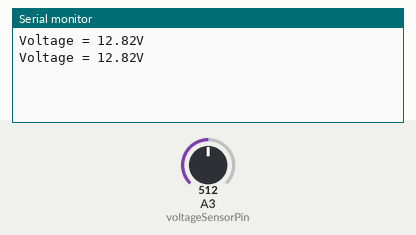
Bench run of a sketch on a simulated Arduino Uno, built with avr-gcc and run on an emulated ATmega328P. Parts: the last lines printed to the serial monitor. Inputs (shaded band) come from the test bench; at power-on: A3 (voltageSensorPin) = 512.

Above: at 1.8 s.
1.9 s: A3 (voltageSensorPin) set to 716
At 2.8 s:
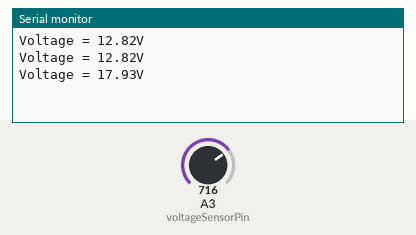
3.4 s: A3 (voltageSensorPin) set to 900
At 4.8 s:
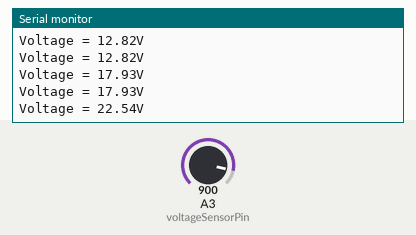
Timing chart, 0 to 6.4 s (numbered marks = the images above; inputs shaded):
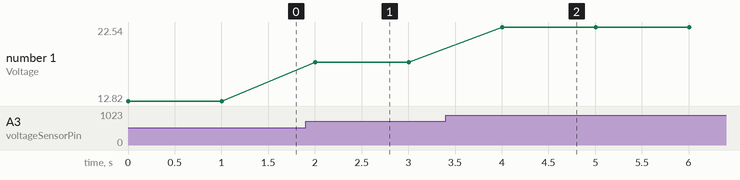

Measured:
- after the input at 1.9 s, the serial monitor: prints a new line after 0.10 s (image 1)
- after the input at 3.4 s, the serial monitor: prints a new line after 0.60 s (image 2)
- plotted number 1: 12.82 → 17.93 after the input at 1.9 s, 17.93 → 22.54 after the input at 3.4 s

The sketch:

voltage-sensor.ino
```cpp
// (licence header left out)
const int voltageSensorPin = A3;          // sensor pin
float vIn;                                // measured voltage (3.3V = max. 16.5V, 5V = max 25V)
float vOut;
float voltageSensorVal;                   // value on pin A3 (0 - 1023)
const float factor = 5.128;               // reduction factor of the Voltage Sensor shield
const float vCC = 5.00;                   // Arduino input voltage (measurable by voltmeter)

void setup() {
  Serial.begin(9600);
}

void loop() {

  voltageSensorVal = analogRead(voltageSensorPin);    // read the current sensor value (0 - 1023)
  vOut = (voltageSensorVal / 1024) * vCC;             // convert the value to the real voltage on the analog pin
  vIn =  vOut * factor;                               // convert the voltage on the source by multiplying with the factor

  Serial.print("Voltage = ");
  Serial.print(vIn);
  Serial.println("V");

  delay(1000);
}
```
